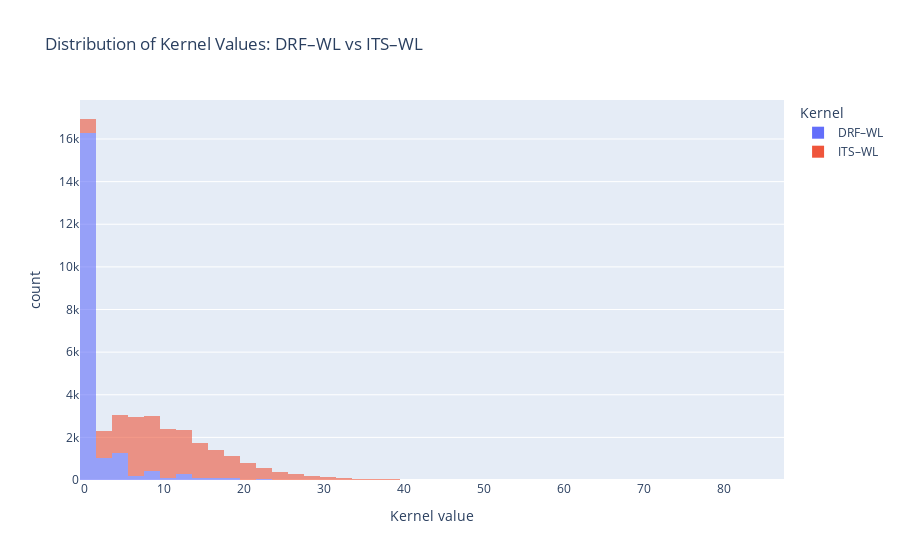

Notebook code cell kept with this figure:
### Markdown cell above
**Figure:** Kernel matrix heatmaps for DRF–WL (bottom) and ITS–WL (top) using edge-based Weisfeiler–Lehman features.
Each entry \(K_{ij}\) corresponds to the multiset intersection between the feature representations of reactions \(i\) and \(j\).
The diagonal indicates self-similarity, while off-diagonal values reflect shared structural or reaction-specific features.
DRF–WL produces a sparse kernel emphasizing reaction changes, whereas ITS–WL yields a denser kernel capturing overall structural similarity.

### Code cell
def upper_triangle_values(K):
    n = K.shape[0]
    return K[np.triu_indices(n, k=1)]

vals_drf = upper_triangle_values(K_drf)  # DRF Kernel-Matrix
vals_its = upper_triangle_values(K_its)  # ITS Kernel-Matrix

fig = px.histogram(
    x=[vals_drf, vals_its],
    labels={"value": "Kernel value", "variable": "Kernel"},
    nbins=50,
    opacity=0.6,
    title="Distribution of Kernel Values: DRF–WL vs ITS–WL",
)

fig.data[0].name = "DRF–WL"
fig.data[1].name = "ITS–WL"
fig.show()

### Figure 1 — Plotly figure (JSON) as saved in the notebook; plotly's stock layout.template omitted (floating-point values rounded to 4 significant figures; data arrays with more than 128 entries replaced by an {"elided": "..."} marker saying what was removed)
{"data": [{"bingroup": "x", "hovertemplate": "Kernel=wide_variable_0<br>Kernel value=%{x}<br>count=%{y}<extra></extra>", "legendgroup": "wide_variable_0", "marker": {"color": "#636efa", "opacity": 0.6, "pattern": {"shape": ""}}, "name": "DRF–WL", "nbinsx": 50, "orientation": "v", "showlegend": true, "type": "histogram", "x": {"elided": "19900 float values"}, "xaxis": "x", "yaxis": "y"}, {"bingroup": "x", "hovertemplate": "Kernel=wide_variable_1<br>Kernel value=%{x}<br>count=%{y}<extra></extra>", "legendgroup": "wide_variable_1", "marker": {"color": "#EF553B", "opacity": 0.6, "pattern": {"shape": ""}}, "name": "ITS–WL", "nbinsx": 50, "orientation": "v", "showlegend": true, "type": "histogram", "x": {"elided": "19900 float values"}, "xaxis": "x", "yaxis": "y"}], "layout": {"barmode": "relative", "legend": {"title": {"text": "Kernel"}, "tracegroupgap": 0}, "title": {"text": "Distribution of Kernel Values: DRF–WL vs ITS–WL"}, "xaxis": {"anchor": "y", "domain": [0, 1], "title": {"text": "Kernel value"}}, "yaxis": {"anchor": "x", "domain": [0, 1], "title": {"text": "count"}}}}
